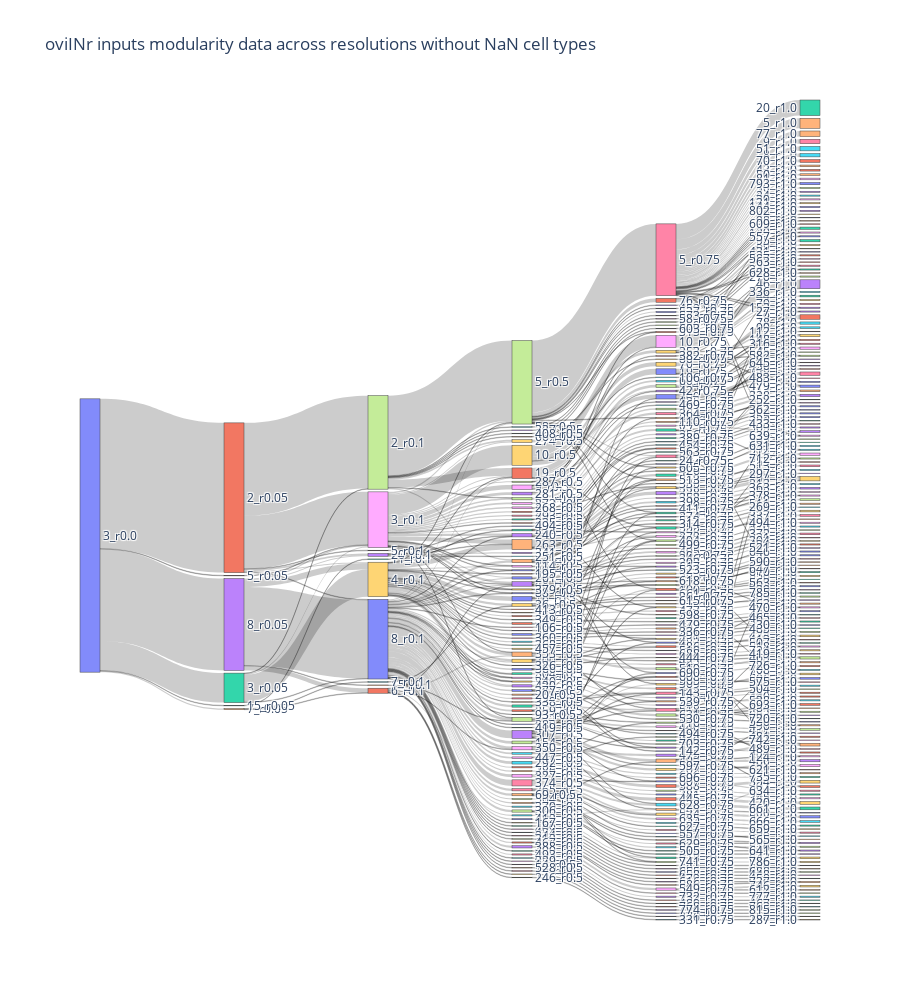

Source (notebook cell):
### Code cell
from viz_functions import create_Sankey_fig
create_Sankey_fig(pretest,'oviINr inputs modularity data across resolutions without NaN cell types')

### Figure 1 — Plotly figure (JSON) as saved in the notebook; plotly's stock layout.template omitted (floating-point values rounded to 4 significant figures; data arrays with more than 128 entries replaced by an {"elided": "..."} marker saying what was removed)
{"data": [{"link": {"source": {"elided": "600 int values"}, "target": {"elided": "600 int values"}, "value": {"elided": "600 int values"}}, "node": {"label": {"elided": "478 str values"}, "pad": 15, "thickness": 20}, "type": "sankey"}], "layout": {"height": 1000, "title": {"text": "oviINr inputs modularity data across resolutions without NaN cell types"}}}
